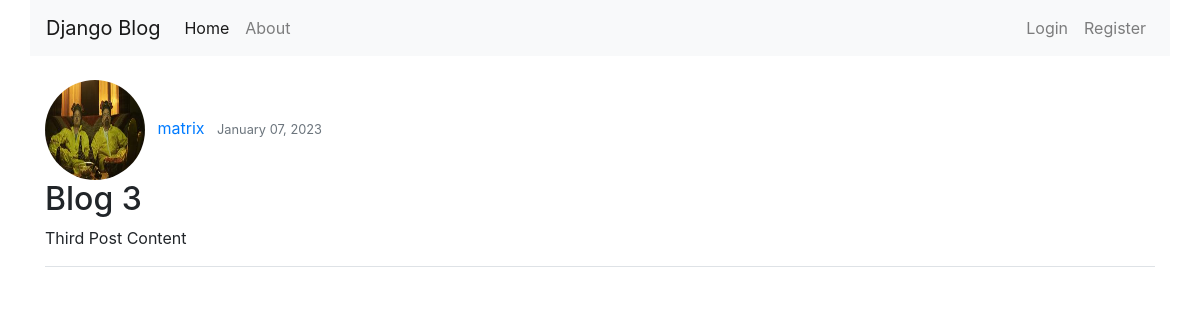
Screenshot of /post/3/ with the database file from the repository.
### blog/models.py (models this page shows, shortened)
class Post(models.Model):
    title = models.CharField(max_length=100)
    content = models.TextField()
    date_posted = models.DateTimeField(default=timezone.now)
    author = models.ForeignKey(User, on_delete=models.CASCADE)

### users/models.py (models this page shows, shortened)
class Profile(models.Model):
    user = models.OneToOneField(User, on_delete=models.CASCADE)
    image = models.ImageField(default='default.jpg', upload_to='profile_pics')

### blog/views.py (the view)
# urls.py: path('post/<int:pk>/', PostDetailView.as_view(), name='post-detail'),
class PostDetailView(DetailView):
    model = Post

### blog/templates/blog/post_detail.html
{% extends 'blog/base.html' %}
{% block content %}
    <img src="{{ object.author.profile.image.url }}" class="rounded-circle" width="100px" height="100px">
    <a href="#" class="ml-2 mr-2">{{ object.author }}</a>
    <small class="text-muted">{{ object.date_posted | date:"F d, Y" }}</small>
    <h2>{{ object.title }}</h2>
    <p>{{ object.content }}</p>
    <div class="border-bottom"></div>
    <br>
{% endblock content %}

### rows the page displays
Post: author.profile.image (picture), author "matrix", date_posted "January 07, 2023", title "Blog 3", content "Third Post Content"
